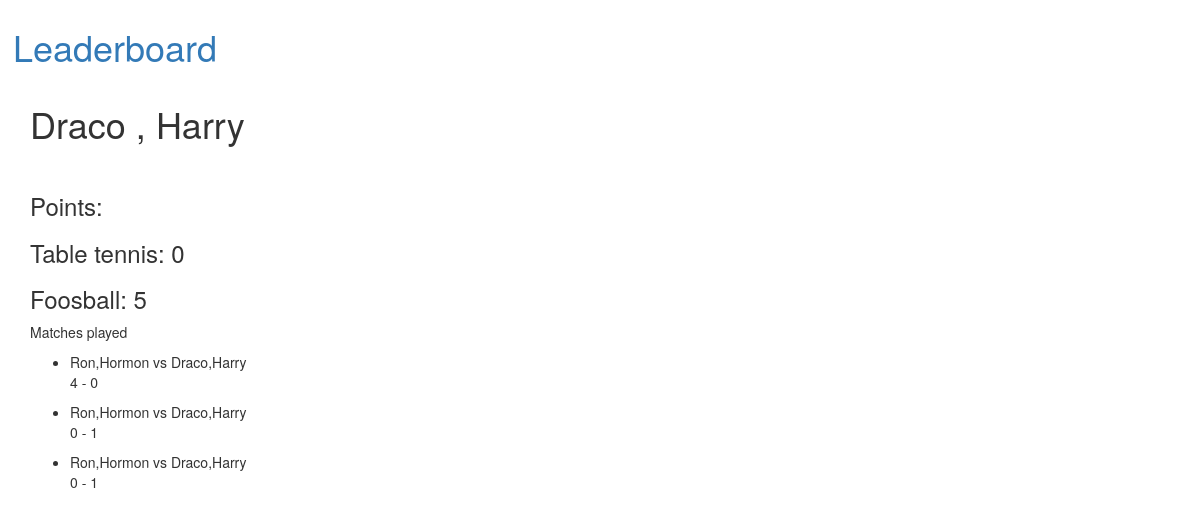
Page /team/6 on the committed database.
### competition/models.py (models this page shows, shortened)
class Team(models.Model):
	player1 = models.ForeignKey(Player,on_delete=models.CASCADE, related_name="first")
	player2 = models.ForeignKey(Player,on_delete=models.CASCADE, related_name="second")
	tt_points = models.IntegerField(default=0,blank=True,null=True)
	foosball_points = models.IntegerField(default=0,blank=True,null=True)
	class Meta:
		unique_together = ['player1','player2']
	def __str__(self):
		return self.player1.__str__() + ',' + self.player2.__str__()

class Player(models.Model):
	name = models.CharField(max_length=50)
	def __str__(self):
		return self.name

class Match(models.Model):
	team1 = models.ForeignKey(Team,on_delete=models.CASCADE, related_name="team1")
	team2 = models.ForeignKey(Team,on_delete=models.CASCADE, related_name="team2")
	team1_score = models.IntegerField(default=0)
	team2_score = models.IntegerField(default=0)
	game = models.CharField(max_length=10,choices=GAME_TYPES)
	comptn = models.ForeignKey(Competition,on_delete=models.CASCADE,blank=True,null=True,default=None)

### competition/views.py (the view)
# urls.py: re_path('team/(?P<pk>\d+)',teamDetail,name='team-detail'),
def teamDetail(request,pk):
	team = Team.objects.get(pk=pk)
	matches = Match.objects.filter( Q(team1=team) | Q(team2=team))
	content = {
		'team' : team,
		'matches' : matches
	}
	return render(request,'team/detail.html',{'content': content})

### competition/templates/team/detail.html
{% extends "base.html" %}
{% load static %}
{% block content %}
<h1>{{ content.team.player1 }} , {{ content.team.player2 }} </h1>
<br>
<h3> Points:</h3>
<h3>Table tennis: {{ content.team.tt_points }}</h3>
<h3>Foosball: {{ content.team.foosball_points }}</h3>
<p>Matches played
	<ul>
		{% for match in content.matches %}
		<li>{{ match.team1 }} vs {{ match.team2 }}</li>
		<p>{{ match.team1_score }} - {{ match.team2_score }}</p>
		{% endfor %}
	</ul>
</p>
{% endblock %}

### rows in the picture
Team: team.player1 "Draco", team.player2 "Harry", team.tt_points "0", team.foosball_points "5"
Match: team1 "Ron,Hormon", team2 "Draco,Harry", team1_score "4", team2_score "0"
Match: team1 "Ron,Hormon", team2 "Draco,Harry", team1_score "0", team2_score "1"
Match: team1 "Ron,Hormon", team2 "Draco,Harry", team1_score "0", team2_score "1"
